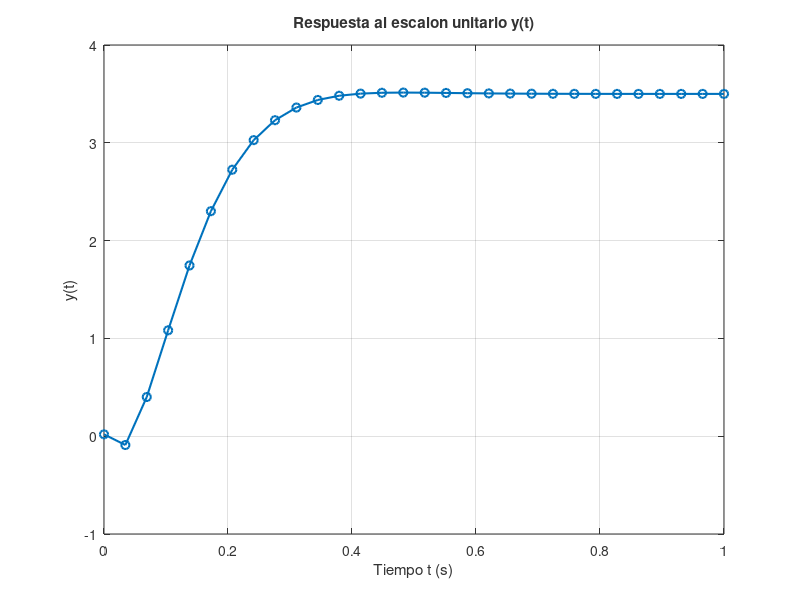

The MATLAB script that drew this image:
% Definir el vector de tiempo con 30 puntos equidistantes
t = linspace(0, 1, 30);

% Evaluar la respuesta y(t)
y = 3.5 ...
    - 0.4911 * exp(-14 * t) ...
    - 1.3321 * t .* exp(-14 * t) ...
    + 8.986 * exp(-12 * t) .* cos(7 * t + 1.91);

% Crear colores personalizados
axisTextColor = [0.2 0.2 0.2];  % Gris oscuro

% Crear la figura
figure;
plot(t, y, 'o-', 'LineWidth', 1.5);
grid on;
xlabel('Tiempo t (s)', 'Color', axisTextColor);
ylabel('y(t)', 'Color', axisTextColor);
title('Respuesta al escalon unitario y(t)', 'Color', axisTextColor);

% Configurar colores para fondo blanco
set(gcf, 'Color', 'white');
set(gca, 'Color', 'white');
set(gca, 'XColor', axisTextColor);
set(gca, 'YColor', axisTextColor);
set(gca, 'Box', 'on');

% Exportar como imagen
exportgraphics(gcf, '../img/2-a-2.png', 'BackgroundColor', 'white', 'Resolution', 300);
